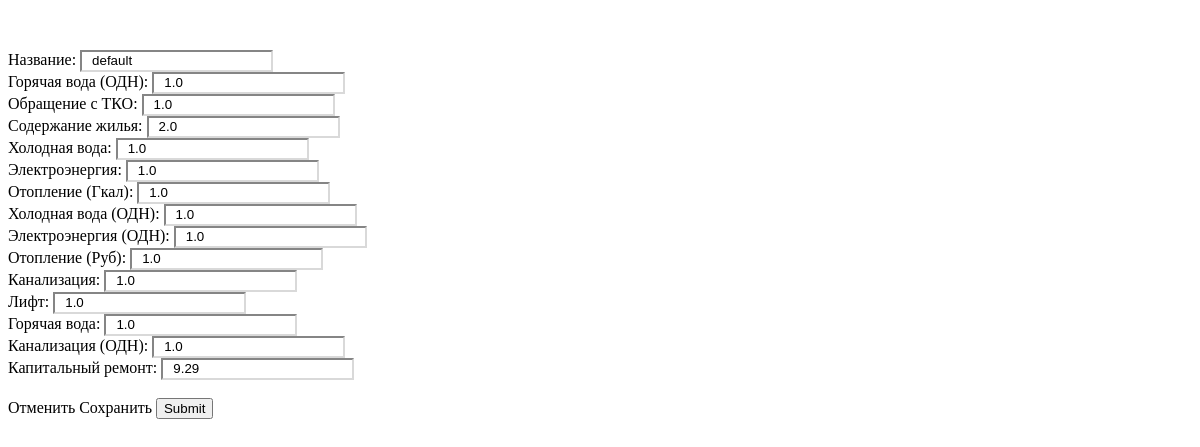
/tariff/1/edit, run on an earlier commit of the app's database.
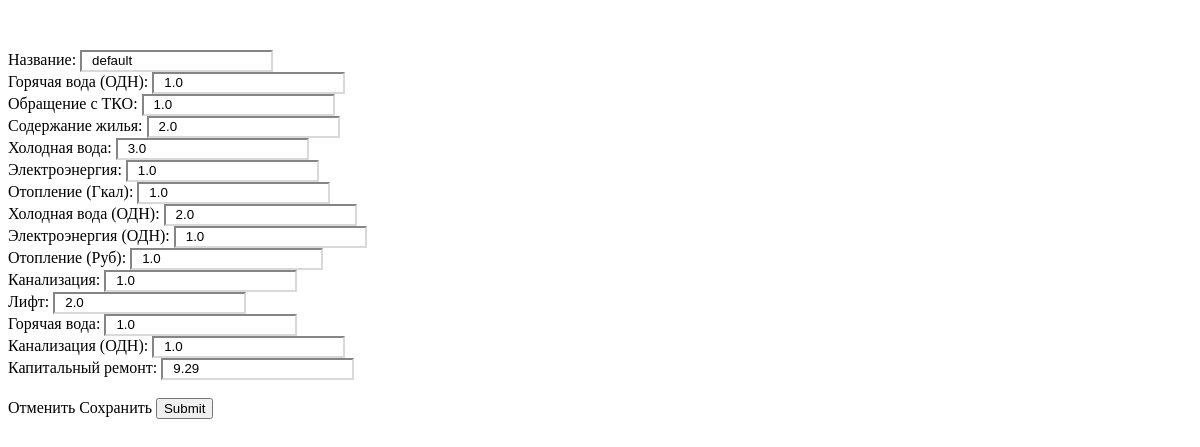
And on a later commit of the database.
### tariff/models.py (models this page shows, shortened)
class Tariff(models.Model):
    name = models.CharField(max_length=200)
    maintenance = models.FloatField(null=True, blank=True)
    heating = models.FloatField(null=True, blank=True)
    heating_rub = models.FloatField(null=True, blank=True)
    hot_water = models.FloatField(null=True, blank=True)
    hot_water_odn = models.FloatField(null=True, blank=True)
    cold_water = models.FloatField(null=True, blank=True)
    cold_water_odn = models.FloatField(null=True, blank=True)
    sewage = models.FloatField(null=True, blank=True)
    sewage_odn = models.FloatField(null=True, blank=True)
    solid_waste = models.FloatField(null=True, blank=True)
    electricity = models.FloatField(null=True, blank=True)
    lift = models.FloatField(null=True, blank=True)
    electricity_odn = models.FloatField(null=True, blank=True)
    capital_repair = models.FloatField(null=True, blank=True, default=0)
    class Meta:
        verbose_name = 'tariff'
        verbose_name_plural = 'tariffs'

### tariff/views.py (the view)
# urls.py: path('<int:pk>/edit', edit_tariff, name='edit_tariff'),
def edit_tariff(request, pk):
    tariff = get_object_or_404(Tariff, pk=pk)
    if request.method == "POST":
        tariff_form = TariffForm(request.POST, instance=tariff)
        if tariff_form.is_valid():
            tariff_form.save()
            return HttpResponse(
                status=204,
                headers={
                    'HX-Trigger': json.dumps({
                        "tariffListChanged": None,
                        "showMessage": f"Тариф {tariff.name} изменен."
                    })
                }
            )
    else:
        tariff_form = TariffForm(instance=tariff)
    return render(request, 'tariff/edit.html', {
        'tariff_form': tariff_form,
        'tariff': tariff,
        'title': 'РЕДАКТИРОВАНИЕ ТАРИФА',
    })

### tariff/templates/tariff/edit.html (shortened to what the changed rows need)
{% load widget_tweaks %}
{% with WIDGET_ERROR_CLASS='is-invalid' %}
<form hx-post="{{ request.path }}" hx-headers='{"X-CSRFToken":"{{ csrf_token }}"}' class="modal-content">
    <div class="modal-content">
        <div class="modal-body">
          <div class="row mb-3">
            <div class="col">
              <label for="{{ tariff_form.name.id_for_label }}" class="form-label">Название:</label>
                {% render_field tariff_form.name class="form-control" %}
            </div>
            <div class="col">
              <label for="{{ tariff_form.hot_water_odn.id_for_label }}" class="form-label">Горячая вода (ОДН):</label>
              {% render_field tariff_form.hot_water_odn class="form-control" %}
            </div>
            <div class="col">
              <label for="{{ tariff_form.solid_waste.id_for_label }}" class="form-label">Обращение с ТКО:</label>
              {% render_field tariff_form.solid_waste class="form-control" %}
            </div>
          </div>
          <div class="row mb-3">
            <div class="col">
              <label for="{{ tariff_form.maintenance.id_for_label }}" class="form-label">Содержание жилья:</label>
              {% render_field tariff_form.maintenance class="form-control" %}
            </div>
            <div class="col">
              <label for="{{ tariff_form.cold_water.id_for_label }}" class="form-label">Холодная вода:</label>
              {% render_field tariff_form.cold_water class="form-control" %}
            </div>
            <div class="col">
              <label for="{{ tariff_form.electricity.id_for_label }}" class="form-label">Электроэнергия:</label>
              {% render_field tariff_form.electricity class="form-control" %}
            </div>
          </div>
          <div class="row mb-3">
            <div class="col">
              <label for="{{ tariff_form.heating.id_for_label }}" class="form-label">Отопление (Гкал):</label>
              {% render_field tariff_form.heating class="form-control" %}
            </div>
            <div class="col">
              <label for="{{ tariff_form.cold_water_odn.id_for_label }}" class="form-label">Холодная вода (ОДН):</label>
              {% render_field tariff_form.cold_water_odn class="form-control" %}
            </div>
            <div class="col">
              <label for="{{ tariff_form.electricity_odn.id_for_label }}" class="form-label">Электроэнергия (ОДН):</label>
              {% render_field tariff_form.electricity_odn class="form-control" %}
            </div>
          </div>
          <div class="row mb-3">
            <div class="col">
              <label for="{{ tariff_form.heating_rub.id_for_label }}" class="form-label">Отопление (Руб):</label>
              {% render_field tariff_form.heating_rub class="form-control" %}
            </div>
            <div class="col">
              <label for="{{ tariff_form.sewage.id_for_label }}" class="form-label">Канализация:</label>
              {% render_field tariff_form.sewage class="form-control" %}
            </div>
            <div class="col">
              <label for="{{ tariff_form.lift.id_for_label }}" class="form-label">Лифт:</label>
              {% render_field tariff_form.lift class="form-control" %}
            </div>
          </div>
          <div class="row mb-3">
            <div class="col">
              <label for="{{ tariff_form.hot_water.id_for_label }}" class="form-label">Горячая вода:</label>
              {% render_field tariff_form.hot_water class="form-control" %}
            </div>
            <div class="col">
              <label for="{{ tariff_form.sewage_odn.id_for_label }}" class="form-label">Канализация (ОДН):</label>
              {% render_field tariff_form.sewage_odn class="form-control" %}
            </div>
            <div class="col">
              <label for="{{ tariff_form.capital_repair.id_for_label }}" class="form-label">Капитальный ремонт:</label>
              {% render_field tariff_form.capital_repair class="form-control" %}
            </div>
          </div>
            <br>
        </div>
    </div>
</form>
{% endwith %}

What changed in the data, as far as the page shows it:
changed Tariff "default": cold_water "1.0" → "3.0"; cold_water_odn "1.0" → "2.0"; lift "1.0" → "2.0"
